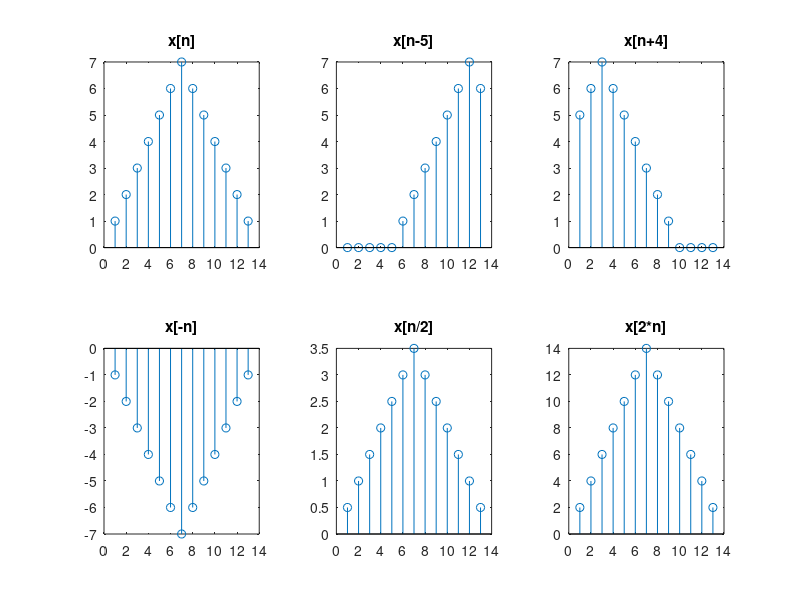

The MATLAB script that drew this image:
n = [1,2,3,4,5,6,7,6,5,4,3,2,1];

figure;
numSubplots = 6;

for i = 1:numSubplots
    subplot(2, 3, i);
    
    switch i
        case 1          
            stem(n);
            title('x[n]');
            
        case 2
            stem([zeros(1,5), n(1:end-5)]);
            title('x[n-5]');
            
        case 3            
            stem([n(5:end), zeros(1,4)]);
            title('x[n+4]');
            
        case 4            
            stem(-n);
            title('x[-n]');
            
        case 5           
            stem(n/2);
            title('x[n/2]');
            
        case 6           
            stem(2*n);
            title('x[2*n]');
    end
end
